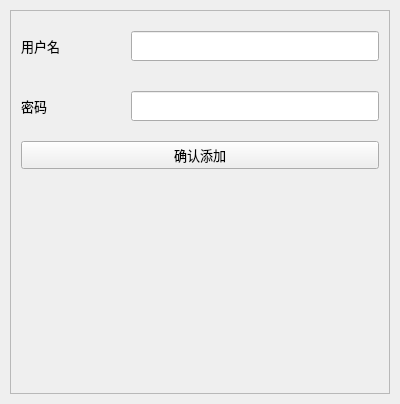
<?xml version="1.0" encoding="UTF-8"?>
<ui version="4.0">
 <class>addUserForm</class>
 <widget class="QWidget" name="addUserForm">
  <property name="geometry">
   <rect>
    <x>0</x>
    <y>0</y>
    <width>400</width>
    <height>404</height>
   </rect>
  </property>
  <property name="font">
   <font>
    <family>微软雅黑</family>
    <pointsize>12</pointsize>
   </font>
  </property>
  <property name="windowTitle">
   <string>添加用户</string>
  </property>
  <layout class="QGridLayout" name="gridLayout">
   <property name="leftMargin">
    <number>10</number>
   </property>
   <property name="topMargin">
    <number>10</number>
   </property>
   <property name="rightMargin">
    <number>10</number>
   </property>
   <property name="bottomMargin">
    <number>10</number>
   </property>
   <item row="0" column="0">
    <widget class="QFrame" name="frame">
     <property name="styleSheet">
      <string notr="true">background-color: rgba(245, 245, 245， 200);</string>
     </property>
     <property name="frameShape">
      <enum>QFrame::StyledPanel</enum>
     </property>
     <property name="frameShadow">
      <enum>QFrame::Raised</enum>
     </property>
     <layout class="QVBoxLayout" name="verticalLayout">
      <property name="spacing">
       <number>10</number>
      </property>
      <property name="leftMargin">
       <number>10</number>
      </property>
      <property name="topMargin">
       <number>10</number>
      </property>
      <property name="rightMargin">
       <number>10</number>
      </property>
      <property name="bottomMargin">
       <number>10</number>
      </property>
      <item>
       <layout class="QHBoxLayout" name="horizontalLayout_2">
        <item>
         <widget class="QLabel" name="label">
          <property name="minimumSize">
           <size>
            <width>100</width>
            <height>50</height>
           </size>
          </property>
          <property name="font">
           <font>
            <family>微软雅黑</family>
            <pointsize>10</pointsize>
           </font>
          </property>
          <property name="text">
           <string>用户名</string>
          </property>
         </widget>
        </item>
        <item>
         <widget class="QLineEdit" name="nameEdit">
          <property name="minimumSize">
           <size>
            <width>0</width>
            <height>30</height>
           </size>
          </property>
          <property name="maximumSize">
           <size>
            <width>16777215</width>
            <height>30</height>
           </size>
          </property>
          <property name="font">
           <font>
            <family>微软雅黑</family>
            <pointsize>10</pointsize>
           </font>
          </property>
         </widget>
        </item>
       </layout>
      </item>
      <item>
       <layout class="QHBoxLayout" name="horizontalLayout">
        <item>
         <widget class="QLabel" name="label_2">
          <property name="minimumSize">
           <size>
            <width>100</width>
            <height>50</height>
           </size>
          </property>
          <property name="font">
           <font>
            <family>微软雅黑</family>
            <pointsize>10</pointsize>
           </font>
          </property>
          <property name="text">
           <string>密码</string>
          </property>
         </widget>
        </item>
        <item>
         <widget class="QLineEdit" name="passwordEdit">
          <property name="minimumSize">
           <size>
            <width>0</width>
            <height>30</height>
           </size>
          </property>
          <property name="maximumSize">
           <size>
            <width>16777215</width>
            <height>30</height>
           </size>
          </property>
          <property name="font">
           <font>
            <family>微软雅黑</family>
            <pointsize>10</pointsize>
           </font>
          </property>
         </widget>
        </item>
       </layout>
      </item>
      <item>
       <widget class="QPushButton" name="addUserBtn">
        <property name="font">
         <font>
          <family>微软雅黑</family>
          <pointsize>10</pointsize>
         </font>
        </property>
        <property name="text">
         <string>确认添加</string>
        </property>
       </widget>
      </item>
      <item>
       <spacer name="verticalSpacer">
        <property name="orientation">
         <enum>Qt::Vertical</enum>
        </property>
        <property name="sizeHint" stdset="0">
         <size>
          <width>20</width>
          <height>40</height>
         </size>
        </property>
       </spacer>
      </item>
     </layout>
    </widget>
   </item>
  </layout>
 </widget>
 <resources/>
 <connections/>
</ui>
